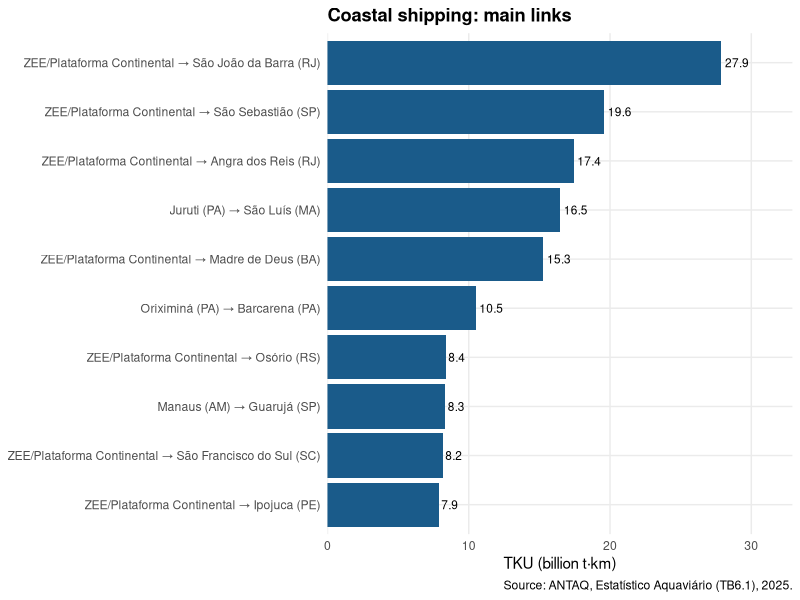
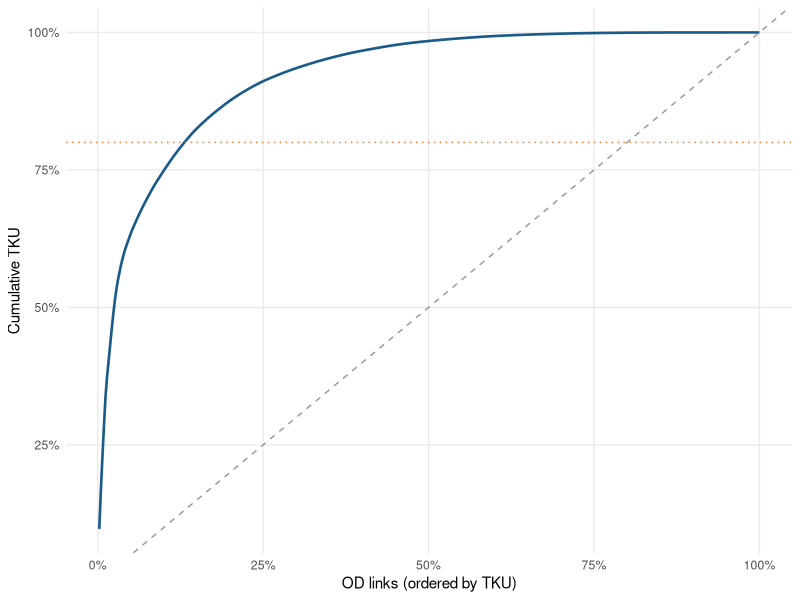
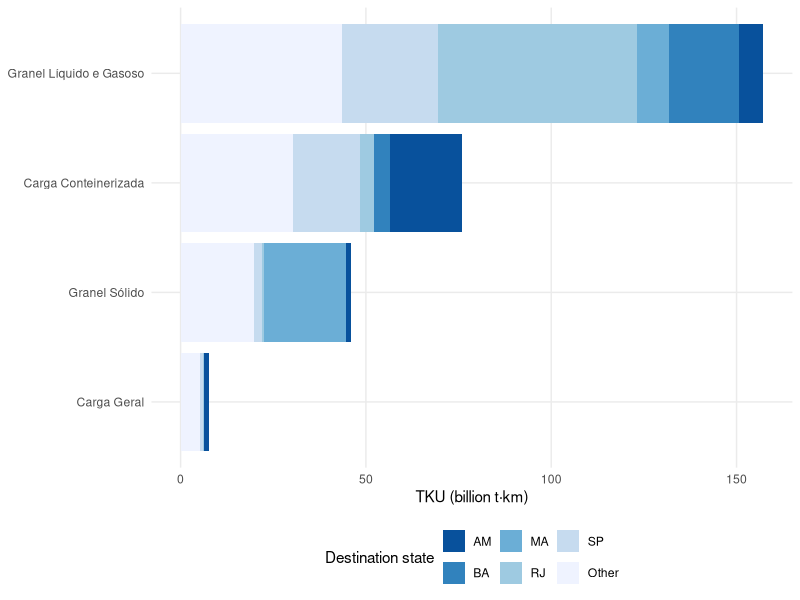
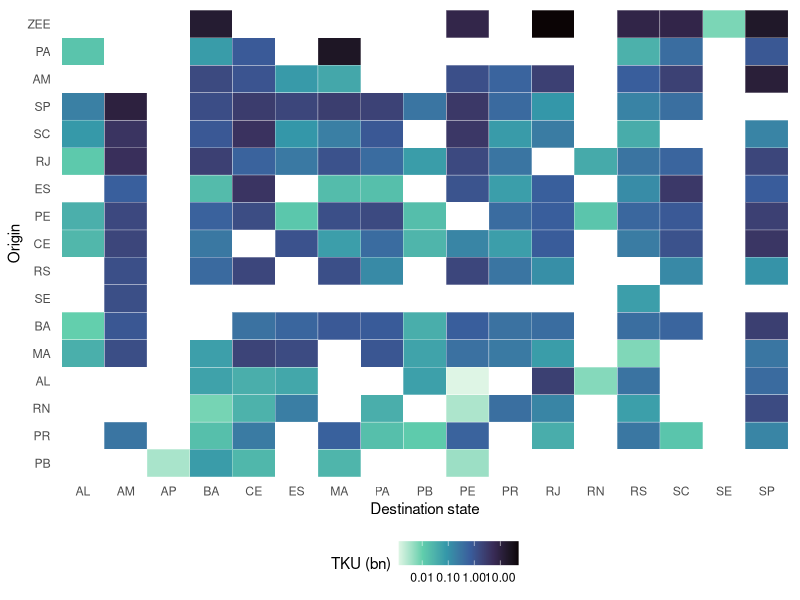
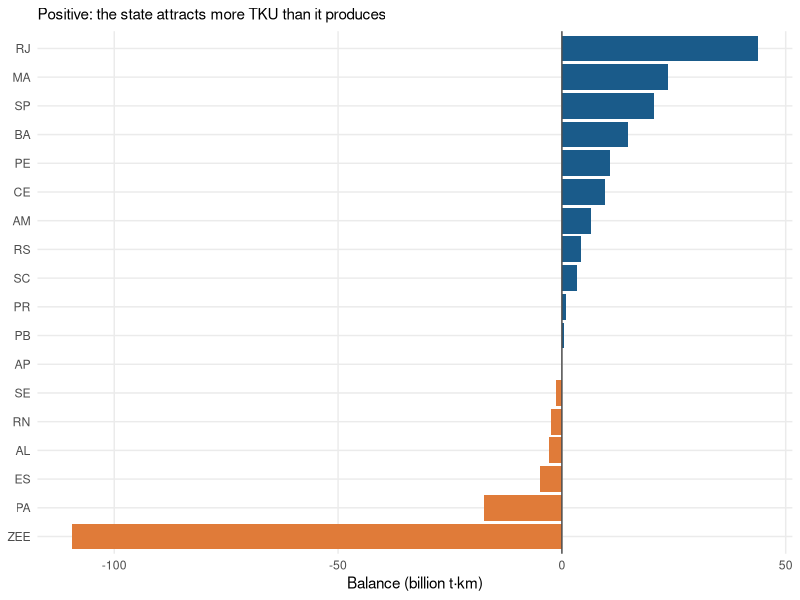

The R source for these figures, in order:
## ---- chunk 1
library(dplyr)
library(tidyr)
library(stringr)
library(ggplot2)
library(scales)
library(readxl)

ggplot2::theme_set(ggplot2::theme_minimal(base_size = 11) +
            ggplot2::theme(panel.grid.minor = ggplot2::element_blank(),
                  plot.title = ggplot2::element_text(face = "bold"),
                  legend.position = "bottom"))
## ---- chunk 2
bruto <- readxl::read_excel("dados/cabotagem_tku_2025.xlsx", na = c("", "-"))

colunas <- c("ano", "perfil", "sh2",
             "pais_origem", "uf_origem", "cidade_origem", "instalacao_origem",
             "pais_destino", "uf_destino", "cidade_destino", "instalacao_destino",
             "tku")
stopifnot(ncol(bruto) == length(colunas))
names(bruto) <- colunas

dim(bruto)
## ---- chunk 3
bruto |> dplyr::slice_head(n = 3) |> knitr::kable()
## ---- chunk 4
c(
  linhas        = nrow(bruto),
  inst_inst_sh2 = nrow(dplyr::distinct(bruto, instalacao_origem, instalacao_destino, sh2)),
  mais_perfil   = nrow(dplyr::distinct(bruto, perfil, sh2,
                                instalacao_origem, instalacao_destino))
)
## ---- chunk 5
bruto |>
  dplyr::summarise(
    ano_min = min(ano), ano_max = max(ano),
    paises  = dplyr::n_distinct(c(pais_origem, pais_destino), na.rm = TRUE),
    ufs_destino = dplyr::n_distinct(uf_destino, na.rm = TRUE),
    sh2     = dplyr::n_distinct(sh2)
  )
## ---- chunk 6
c(
  na_tku      = sum(is.na(bruto$tku)),
  tku_zero    = sum(bruto$tku == 0),
  tku_negativo = sum(bruto$tku < 0),
  na_uf_origem = sum(is.na(bruto$uf_origem))
)
## ---- chunk 7
cabotagem <- bruto |>
  dplyr::mutate(dplyr::across(dplyr::where(is.character), str_squish)) |>
  dplyr::filter(tku > 0) |>
  dplyr::mutate(
    uf_origem  = stringr::str_to_upper(uf_origem),
    uf_destino = stringr::str_to_upper(uf_destino),
    tku_bi     = tku / 1e9,
    tipo_ligacao = dplyr::case_when(
      uf_origem == "ZEE/PLAT. CONTINENTAL" ~ "offshore",
      uf_origem == "INDETERMINADO"         ~ "indeterminada",
      uf_origem == uf_destino              ~ "intraestadual",
      .default = "interestadual"
    ),
    origem = dplyr::if_else(tipo_ligacao == "offshore",
                     "ZEE/Plataforma Continental",
                     stringr::str_c(cidade_origem, " (", uf_origem, ")")),
    destino = stringr::str_c(cidade_destino, " (", uf_destino, ")")
  )

stopifnot(nrow(cabotagem) == 600, all(cabotagem$tku > 0))
dplyr::glimpse(cabotagem)
## ---- chunk 8
panorama <- cabotagem |>
  dplyr::summarise(
    ligacoes       = dplyr::n(),
    instalacoes    = dplyr::n_distinct(c(instalacao_origem, instalacao_destino), na.rm = TRUE),
    municipios     = dplyr::n_distinct(c(cidade_origem, cidade_destino), na.rm = TRUE),
    mercadorias    = dplyr::n_distinct(sh2),
    tku_total_bi   = round(sum(tku_bi), 1),
    tku_mediano_mi = round(median(tku) / 1e6, 1)
  )

panorama |> t() |> knitr::kable(col.names = "value")
## ---- chunk 9
por_tipo <- cabotagem |>
  dplyr::summarise(ligacoes = dplyr::n(), tku_bi = sum(tku_bi), .by = tipo_ligacao) |>
  dplyr::mutate(part = tku_bi / sum(tku_bi)) |>
  dplyr::arrange(dplyr::desc(tku_bi))

por_tipo |>
  dplyr::transmute(
    `Link type` = tipo_ligacao,
    Links = ligacoes,
    `TKU (bn)` = round(tku_bi, 1),
    `Share (%)` = scales::percent(part, accuracy = 0.1)
  ) |>
  knitr::kable(align = "lrrr")
## ---- chunk 10
top_ligacoes <- cabotagem |>
  dplyr::summarise(tku_bi = sum(tku_bi), .by = c(origem, destino)) |>
  dplyr::arrange(dplyr::desc(tku_bi)) |>
  dplyr::mutate(
    par = stringr::str_c(origem, " → ", destino),
    part = tku_bi / sum(tku_bi),
    part_acum = cumsum(part)
  )

top_ligacoes |>
  dplyr::slice_head(n = 10) |>
  dplyr::transmute(
    Pair = par,
    `TKU (bn)` = round(tku_bi, 2),
    `Share (%)` = scales::percent(part, accuracy = 0.1),
    `Cum. (%)` = scales::percent(part_acum, accuracy = 0.1)
  ) |>
  knitr::kable(align = "lrrr")
## ---- chunk 11
#| label: fig-caso-top
#| fig-cap: "Ten largest coastal shipping links in TKU (2025)"
#| fig-height: 5.5
top_ligacoes |>
  dplyr::slice_head(n = 10) |>
  ggplot(aes(x = tku_bi, y = reorder(par, tku_bi))) +
  geom_col(fill = "#1a5b8a") +
  geom_text(aes(label = scales::number(tku_bi, accuracy = 0.1)),
            hjust = -0.15, size = 3) +
  scale_x_continuous(expand = expansion(mult = c(0, 0.18))) +
  labs(x = "TKU (billion t·km)", y = NULL,
       title = "Coastal shipping: main links",
       caption = "Source: ANTAQ, Estatístico Aquaviário (TB6.1), 2025.")
## ---- chunk 12
n80 <- sum(top_ligacoes$part_acum < 0.80) + 1

c(ligacoes_ate_80pct = n80,
  total_de_ligacoes  = nrow(top_ligacoes),
  proporcao = round(n80 / nrow(top_ligacoes), 3))
## ---- chunk 13
#| label: fig-caso-concentracao
#| fig-cap: "Concentration of TKU: cumulative share by ordered link"
top_ligacoes |>
  dplyr::mutate(i = dplyr::row_number() / dplyr::n()) |>
  ggplot(aes(x = i, y = part_acum)) +
  geom_line(linewidth = 0.9, colour = "#1a5b8a") +
  geom_abline(slope = 1, intercept = 0, linetype = "dashed", colour = "grey60") +
  geom_hline(yintercept = 0.8, linetype = "dotted", colour = "#e07b39") +
  scale_x_continuous(labels = scales::percent_format()) +
  scale_y_continuous(labels = scales::percent_format()) +
  labs(x = "OD links (ordered by TKU)", y = "Cumulative TKU")
## ---- chunk 14
por_perfil <- cabotagem |>
  dplyr::summarise(tku_bi = sum(tku_bi), ligacoes = dplyr::n(), .by = perfil) |>
  dplyr::mutate(part = tku_bi / sum(tku_bi)) |>
  dplyr::arrange(dplyr::desc(tku_bi))

por_perfil |>
  dplyr::transmute(
    Profile = perfil,
    `TKU (bn)` = round(tku_bi, 1),
    `Share (%)` = scales::percent(part, accuracy = 0.1),
    Links = ligacoes
  ) |>
  knitr::kable(align = "lrrr")
## ---- chunk 15
#| label: fig-caso-perfil
#| fig-cap: "TKU by cargo profile, with the five main destination states"
cabotagem |>
  dplyr::summarise(tku_bi = sum(tku_bi), .by = c(perfil, uf_destino)) |>
  dplyr::mutate(uf_destino = forcats::fct_lump_n(uf_destino, n = 5, w = tku_bi,
                                          other_level = "Other")) |>
  dplyr::summarise(tku_bi = sum(tku_bi), .by = c(perfil, uf_destino)) |>
  ggplot(aes(x = tku_bi, y = reorder(perfil, tku_bi), fill = uf_destino)) +
  geom_col() +
  scale_fill_brewer(palette = "Blues", direction = -1) +
  labs(x = "TKU (billion t·km)", y = NULL, fill = "Destination state")
## ---- chunk 16
od <- cabotagem |>
  dplyr::filter(tipo_ligacao %in% c("interestadual", "offshore")) |>
  dplyr::mutate(uf_origem = dplyr::if_else(tipo_ligacao == "offshore", "ZEE", uf_origem)) |>
  dplyr::summarise(tku_bi = sum(tku_bi), .by = c(uf_origem, uf_destino))

matriz <- od |>
  tidyr::pivot_wider(names_from = uf_destino, values_from = tku_bi, values_fill = 0) |>
  dplyr::arrange(uf_origem)

matriz |>
  dplyr::mutate(dplyr::across(dplyr::where(is.numeric), \(x) round(x, 1))) |>
  knitr::kable()
## ---- chunk 17
margens <- dplyr::full_join(
  od |> dplyr::summarise(emitido = sum(tku_bi), .by = uf_origem) |> dplyr::rename(uf = uf_origem),
  od |> dplyr::summarise(atraido = sum(tku_bi), .by = uf_destino) |> dplyr::rename(uf = uf_destino),
  by = "uf"
) |>
  dplyr::mutate(dplyr::across(c(emitido, atraido), \(x) tidyr::replace_na(x, 0)),
         saldo = atraido - emitido) |>
  dplyr::arrange(dplyr::desc(saldo))

margens |> dplyr::mutate(dplyr::across(dplyr::where(is.numeric), \(x) round(x, 1))) |> knitr::kable()
## ---- chunk 18
#| label: fig-caso-matriz
#| fig-cap: "Interstate and offshore coastal shipping OD matrix in TKU (log scale)"
od |>
  ggplot(aes(x = uf_destino, y = reorder(uf_origem, tku_bi), fill = tku_bi)) +
  geom_tile(colour = "white") +
  scale_fill_viridis_c(option = "mako", direction = -1, transform = "log10",
                       labels = scales::label_number(accuracy = 0.01)) +
  labs(x = "Destination state", y = "Origin", fill = "TKU (bn)") +
  theme(panel.grid = element_blank())
## ---- chunk 19
#| label: fig-caso-saldo
#| fig-cap: "Balance between attracted and produced TKU, by state"
margens |>
  ggplot(aes(x = saldo, y = reorder(uf, saldo), fill = saldo > 0)) +
  geom_col() +
  scale_fill_manual(values = c(`TRUE` = "#1a5b8a", `FALSE` = "#e07b39"), guide = "none") +
  geom_vline(xintercept = 0, colour = "grey30") +
  labs(x = "Balance (billion t·km)", y = NULL,
       subtitle = "Positive: the state attracts more TKU than it produces")
